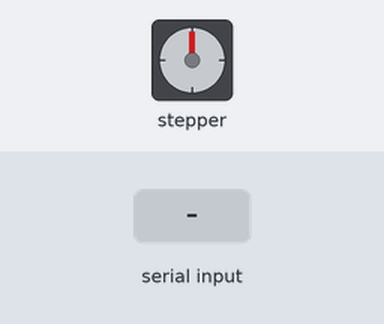
Simulated run of this sketch. Board: Arduino Uno, built with avr-gcc and run on an emulated ATmega328P. Shown: stepper motor. Wiring (inferred from the names in the program): stepper motor driver (200 steps per turn assumed): step pin 3; direction pin 2. The inputs (shaded band) are chosen by the test bench.

Above: at 1.2 s.
1.3 s: "90,45\n" received over Serial
At 1.8 s:
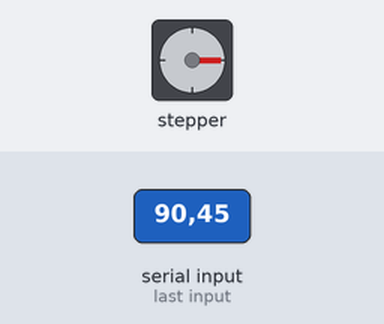
2.8 s: "30,150\n" received over Serial
At 4.0 s:
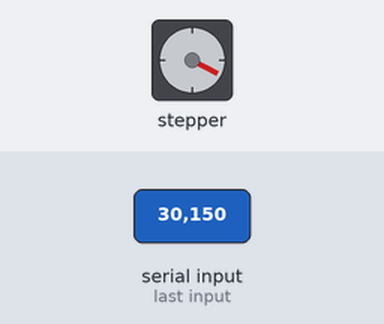
4.3 s: "5\n" received over Serial
At 4.7 s:
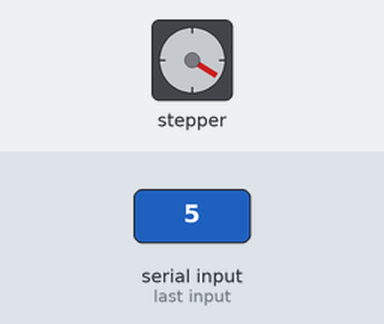
5.8 s: "90\n" received over Serial
At 6.4 s:
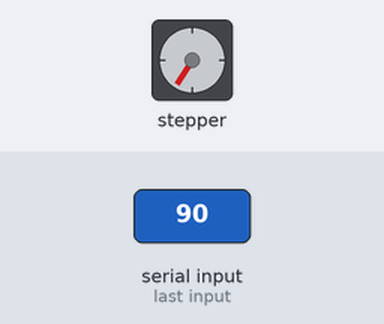
7.3 s: "200\n" received over Serial
At 8.6 s:
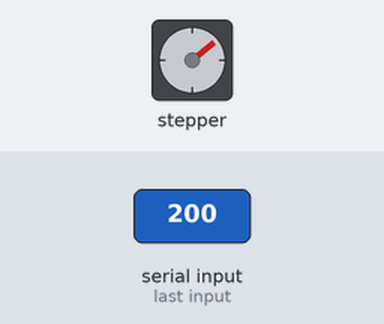
8.9 s: "90,45\n" received over Serial
At 10.0 s:
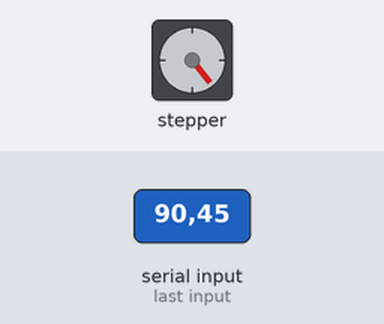
Timing chart, 0 to 11.4 s (numbered marks = the images above; inputs shaded):
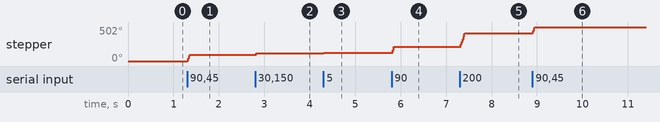

The sketch:

motor_mapping.ino
```cpp
#define dirPin 2
#define stepPin 3
#define steps_per_revolution 200  // Change if using microstepping

void setup() {
  pinMode(dirPin, OUTPUT);
  pinMode(stepPin, OUTPUT);
  Serial.begin(9600);  // For angle input via Serial Monitor
}

void loop() {
  if (Serial.available() > 0) {
    float angle = Serial.parseFloat();  // Read angle from Serial
    if (angle >= 0 && angle <= 360) {
      rotateStepper(angle);
    }
    // Clear any remaining data in buffer
    while (Serial.available() > 0) Serial.read();
  }
}

void rotateStepper(float angle) {
  int steps = (int)((angle / 360.0) * steps_per_revolution);
  digitalWrite(dirPin, HIGH);  // Set direction (HIGH or LOW)
  for (int i = 0; i < steps; i++) {
    digitalWrite(stepPin, HIGH);
    delayMicroseconds(500);  // Adjust for speed
    digitalWrite(stepPin, LOW);
    delayMicroseconds(500);
  }
}
```

Measured:
- after the input at 1.3 s, stepper: turns 90° clockwise, starting at once
- after the input at 2.8 s, stepper: goes 91° 0.02 s, then 118°, starting at once
- after the input at 5.8 s, stepper: turns 90° clockwise, starting at once
- after the input at 7.3 s, stepper: turns 200° clockwise in 0.11 s, starting at once
- after the input at 8.9 s, stepper: turns 90° clockwise, starting at once
